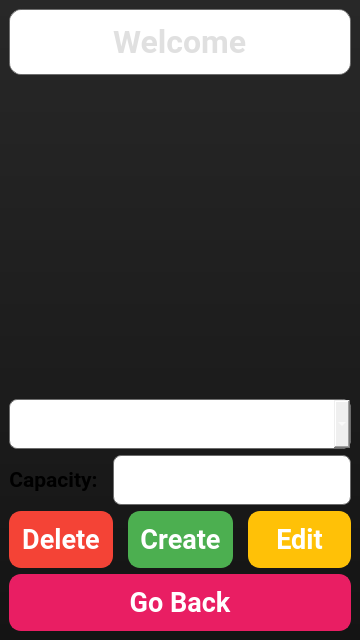
<?xml version="1.0" encoding="UTF-8"?>
<ui version="4.0">
 <class>AreaModify</class>
 <widget class="QMainWindow" name="AreaModify">
  <property name="geometry">
   <rect>
    <x>0</x>
    <y>0</y>
    <width>360</width>
    <height>640</height>
   </rect>
  </property>
  <property name="minimumSize">
   <size>
    <width>360</width>
    <height>640</height>
   </size>
  </property>
  <property name="windowTitle">
   <string>Area Modify</string>
  </property>
  <property name="styleSheet">
   <string notr="true">#AreaModify {
background: qlineargradient(spread:pad, x1:0, y1:0, x2:0, y2:1, stop:0 rgba(40, 40, 40, 255), stop:1 rgba(20, 20, 20, 255));
}
</string>
  </property>
  <widget class="QWidget" name="centralwidget">
   <layout class="QVBoxLayout" name="mainLayout">
    <property name="spacing">
     <number>6</number>
    </property>
    <property name="leftMargin">
     <number>9</number>
    </property>
    <property name="topMargin">
     <number>9</number>
    </property>
    <property name="rightMargin">
     <number>9</number>
    </property>
    <property name="bottomMargin">
     <number>9</number>
    </property>
    <item>
     <widget class="QLineEdit" name="EnterTitle">
      <property name="font">
       <font>
        <family>Roboto</family>
        <pointsize>24</pointsize>
        <bold>true</bold>
       </font>
      </property>
      <property name="styleSheet">
       <string notr="true">QLineEdit {
background: qlineargradient(x1: 0, y1: 0, x2: 0, y2: 1,
                            stop: 0 rgba(50, 50, 50, 255),
                            stop: 1 rgba(30, 30, 30, 255));
color: #E0E0E0;
border-radius: 12px;
border: 1px solid rgba(100, 100, 100, 200);
padding: 12px;
font-weight: bold;
}
</string>
      </property>
      <property name="text">
       <string>Welcome</string>
      </property>
      <property name="alignment">
       <set>Qt::AlignmentFlag::AlignCenter</set>
      </property>
      <property name="dragEnabled">
       <bool>false</bool>
      </property>
      <property name="readOnly">
       <bool>true</bool>
      </property>
     </widget>
    </item>
    <item>
     <widget class="QLabel" name="Icon">
      <property name="text">
       <string/>
      </property>
     </widget>
    </item>
    <item>
     <layout class="QHBoxLayout" name="comboBoxLayout">
      <property name="spacing">
       <number>15</number>
      </property>
      <item>
       <widget class="QComboBox" name="TypeComboBox">
        <property name="font">
         <font>
          <family>Roboto</family>
          <pointsize>16</pointsize>
          <bold>true</bold>
         </font>
        </property>
        <property name="styleSheet">
         <string notr="true">QComboBox {
background: qlineargradient(x1: 0, y1: 0, x2: 0, y2: 1,
                            stop: 0 rgba(60, 60, 60, 255),
                            stop: 1 rgba(40, 40, 40, 255));
color: white;
border-radius: 8px;
border: 1px solid rgba(100, 100, 100, 200);
padding: 10px;
font-weight: bold;
}
</string>
        </property>
       </widget>
      </item>
     </layout>
    </item>
    <item>
     <layout class="QHBoxLayout" name="integerValueLayout">
      <property name="spacing">
       <number>15</number>
      </property>
      <item>
       <widget class="QLabel" name="IntegerLabel">
        <property name="font">
         <font>
          <family>Roboto</family>
          <pointsize>16</pointsize>
          <bold>true</bold>
         </font>
        </property>
        <property name="text">
         <string>Capacity:</string>
        </property>
        <property name="alignment">
         <set>Qt::AlignmentFlag::AlignCenter</set>
        </property>
       </widget>
      </item>
      <item>
       <widget class="QLineEdit" name="IntegerValue">
        <property name="font">
         <font>
          <family>Roboto</family>
          <pointsize>16</pointsize>
          <bold>true</bold>
         </font>
        </property>
        <property name="styleSheet">
         <string notr="true">QLineEdit {
background: qlineargradient(x1: 0, y1: 0, x2: 0, y2: 1,
                            stop: 0 rgba(60, 60, 60, 255),
                            stop: 1 rgba(40, 40, 40, 255));
color: white;
border-radius: 8px;
border: 1px solid rgba(100, 100, 100, 200);
padding: 10px;
font-weight: bold;
}
</string>
        </property>
        <property name="inputMask">
         <string>00000</string>
        </property>
        <property name="text">
         <string/>
        </property>
        <property name="alignment">
         <set>Qt::AlignmentFlag::AlignCenter</set>
        </property>
       </widget>
      </item>
     </layout>
    </item>
    <item>
     <layout class="QHBoxLayout" name="actionButtonsLayout">
      <property name="spacing">
       <number>15</number>
      </property>
      <item>
       <widget class="QPushButton" name="DeleteButton">
        <property name="font">
         <font>
          <family>Roboto</family>
          <pointsize>20</pointsize>
          <bold>true</bold>
         </font>
        </property>
        <property name="styleSheet">
         <string notr="true">QPushButton {
background-color: #F44336;  /* Red */
color: #ffffff;
border-radius: 12px;
border: 2px solid #F44336;
padding: 10px;
font-weight: bold;
box-shadow: 0 4px 8px rgba(0, 0, 0, 0.2), 0 0 5px rgba(255, 255, 255, 0.2); /* Shadow with border glow */
transition: background-color 0.3s, transform 0.3s, box-shadow 0.3s;
}

QPushButton:hover {
background-color: #E53935;  /* Darker red on hover */
transform: scale(1.05);
box-shadow: 0 6px 12px rgba(0, 0, 0, 0.3), 0 0 7px rgba(255, 255, 255, 0.3); /* Enhanced shadow and glow on hover */
}

QPushButton:pressed {
background-color: #D32F2F;  /* Even darker red on press */
transform: scale(0.95);
box-shadow: 0 2px 4px rgba(0, 0, 0, 0.2), 0 0 3px rgba(255, 255, 255, 0.2); /* Reduced shadow on press */
}
</string>
        </property>
        <property name="text">
         <string>Delete</string>
        </property>
       </widget>
      </item>
      <item>
       <widget class="QPushButton" name="CreateButton">
        <property name="font">
         <font>
          <family>Roboto</family>
          <pointsize>20</pointsize>
          <bold>true</bold>
         </font>
        </property>
        <property name="styleSheet">
         <string notr="true">QPushButton {
background-color: #4CAF50;  /* Green */
color: #ffffff;
border-radius: 12px;
border: 2px solid #4CAF50;
padding: 10px;
font-weight: bold;
box-shadow: 0 4px 8px rgba(0, 0, 0, 0.2), 0 0 5px rgba(255, 255, 255, 0.2); /* Shadow with border glow */
transition: background-color 0.3s, transform 0.3s, box-shadow 0.3s;
}

QPushButton:hover {
background-color: #45A049;  /* Darker green on hover */
transform: scale(1.05);
box-shadow: 0 6px 12px rgba(0, 0, 0, 0.3), 0 0 7px rgba(255, 255, 255, 0.3); /* Enhanced shadow and glow on hover */
}

QPushButton:pressed {
background-color: #388E3C;  /* Even darker green on press */
transform: scale(0.95);
box-shadow: 0 2px 4px rgba(0, 0, 0, 0.2), 0 0 3px rgba(255, 255, 255, 0.2); /* Reduced shadow on press */
}
</string>
        </property>
        <property name="text">
         <string>Create</string>
        </property>
       </widget>
      </item>
      <item>
       <widget class="QPushButton" name="EditButton">
        <property name="font">
         <font>
          <family>Roboto</family>
          <pointsize>20</pointsize>
          <bold>true</bold>
         </font>
        </property>
        <property name="styleSheet">
         <string notr="true">QPushButton {
background-color: #FFC107;  /* Dark Yellow */
color: #ffffff;
border-radius: 12px;
border: 2px solid #FFC107;
padding: 10px;
font-weight: bold;
box-shadow: 0 4px 8px rgba(0, 0, 0, 0.2), 0 0 5px rgba(255, 255, 255, 0.2); /* Shadow with border glow */
transition: background-color 0.3s, transform 0.3s, box-shadow 0.3s;
}

QPushButton:hover {
background-color: #FFB300;  /* Darker yellow on hover */
transform: scale(1.05);
box-shadow: 0 6px 12px rgba(0, 0, 0, 0.3), 0 0 7px rgba(255, 255, 255, 0.3); /* Enhanced shadow and glow on hover */
}

QPushButton:pressed {
background-color: #FFA000;  /* Even darker yellow on press */
transform: scale(0.95);
box-shadow: 0 2px 4px rgba(0, 0, 0, 0.2), 0 0 3px rgba(255, 255, 255, 0.2); /* Reduced shadow on press */
}
</string>
        </property>
        <property name="text">
         <string>Edit</string>
        </property>
       </widget>
      </item>
     </layout>
    </item>
    <item>
     <widget class="QPushButton" name="GoBack">
      <property name="font">
       <font>
        <family>Roboto</family>
        <pointsize>20</pointsize>
        <bold>true</bold>
       </font>
      </property>
      <property name="styleSheet">
       <string notr="true">QPushButton {
background-color: #E91E63;  /* Deep pink */
color: #ffffff;
border-radius: 12px;
border: 2px solid #E91E63;
padding: 10px;
font-weight: bold;
box-shadow: 0 4px 8px rgba(0, 0, 0, 0.2), 0 0 5px rgba(255, 255, 255, 0.2); /* Shadow with border glow */
transition: background-color 0.3s, transform 0.3s, box-shadow 0.3s;
}

QPushButton:hover {
background-color: #C2185B;  /* Darker pink on hover */
transform: scale(1.05);
box-shadow: 0 6px 12px rgba(0, 0, 0, 0.3), 0 0 7px rgba(255, 255, 255, 0.3); /* Enhanced shadow and glow on hover */
}

QPushButton:pressed {
background-color: #AD1457;  /* Even darker pink on press */
transform: scale(0.95);
box-shadow: 0 2px 4px rgba(0, 0, 0, 0.2), 0 0 3px rgba(255, 255, 255, 0.2); /* Reduced shadow on press */
}
</string>
      </property>
      <property name="text">
       <string>Go Back</string>
      </property>
     </widget>
    </item>
   </layout>
  </widget>
 </widget>
 <resources/>
 <connections/>
</ui>
